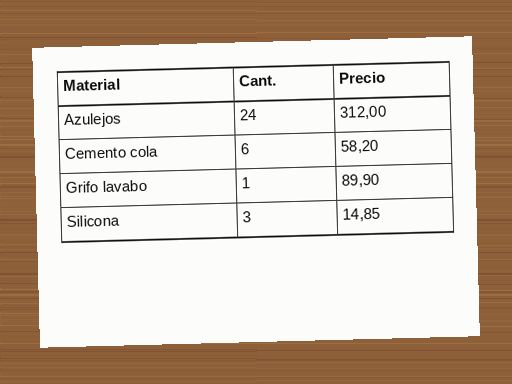
#> input picture crates/pixpin-typesafe/examples/guiones/fotos/o03.jpg, 512 x 384 px
$ python banco.py ../../crates/pixpin-typesafe/examples/guiones/fotos/o02.jpg ../../crates/pixpin-typesafe/examples/guiones/fotos/o03.jpg 5 ../../crates/pixpin-typesafe/examples/guiones/fotos/o03.jpg
#> lines starting #> are read from the running program, lines starting #| are printed output that depends on the picture
"""Banco de Indra para PixPin: imagenes sinteticas en espanol + la muestra del repo.

Uso: python -I banco.py <carpeta_modelos> <carpeta_salida> <hilos> [scan.png]
"""
import json, os, random, resource, sys, time
import numpy as np
from PIL import Image, ImageDraw, ImageFilter, ImageFont

modelos, salida, hilos = sys.argv[1], sys.argv[2], int(sys.argv[3])
extra = sys.argv[4] if len(sys.argv) > 4 else None
os.makedirs(salida, exist_ok=True)
F = "/usr/share/fonts/truetype/liberation/"

PARRAFO = (
    "La evaluación del análisis sísmico de la edificación se realizó con la norma vigente. "
    "Según el informe técnico, el desplazamiento máximo fue de 12,5 cm en el último piso. "
    "Además, la configuración estructural presenta irregularidades en planta y en altura. "
    "El código del proyecto es U20191A543 y la fecha de entrega, el 14 de marzo de 2026. "
    "Por último, se recomienda reforzar las columnas del eje B con encamisado de acero."
)


def envolver(texto, fuente, ancho, d):
    lineas, actual = [], ""
    for p in texto.split():
        prueba = (actual + " " + p).strip()
        if d.textlength(prueba, font=fuente) > ancho and actual:
            lineas.append(actual)
            actual = p
        else:
            actual = prueba
    if actual:
        lineas.append(actual)
    return lineas


def pantalla():
    img = Image.new("RGB", (1280, 720), (245, 246, 248))
    d = ImageDraw.Draw(img)
    d.rectangle((0, 0, 1280, 48), fill=(32, 33, 36))
    f = ImageFont.truetype(F + "LiberationSans-Regular.ttf", 15)
    fb = ImageFont.truetype(F + "LiberationSans-Bold.ttf", 22)
    verdad = []
    d.text((16, 13), "Configuración del sistema", font=ImageFont.truetype(F + "LiberationSans-Regular.ttf", 17), fill=(255, 255, 255))
    verdad.append("Configuración del sistema")
    d.text((40, 80), "Pantalla y brillo", font=fb, fill=(20, 20, 20))
    verdad.append("Pantalla y brillo")
    items = ["Resolución de pantalla: 1920 × 1080 (recomendado)", "Escala y diseño: 125 %",
             "Orientación: horizontal", "Luz nocturna: desactivada hasta las 21:00",
             "Varias pantallas: extender estas pantallas", "Contraseña de la red Wi-Fi: año2026ñandú",
             "Última actualización: miércoles, 22 de octubre de 2026"]
    y = 130
    for it in items:
        d.rounded_rectangle((32, y - 8, 900, y + 30), 6, fill=(255, 255, 255))
        d.text((48, y), it, font=f, fill=(30, 30, 30))
        verdad.append(it)
        y += 52
#> after the loop, verdad = 9 items; y = 494
    # boton claro sobre oscuro
    d.rounded_rectangle((960, 640, 1240, 690), 8, fill=(0, 95, 184))
    d.text((990, 655), "Aplicar cambios", font=fb, fill=(255, 255, 255))
    verdad.append("Aplicar cambios")
    return img, verdad


def codigo():
    img = Image.new("RGB", (1600, 900), (30, 30, 30))
#> img: PIL image 1600x900 RGB; every value is 30
    d = ImageDraw.Draw(img)
    f = ImageFont.truetype(F + "LiberationMono-Regular.ttf", 14)
    lineas = ["fn reconocer(ancho: u32, alto: u32) -> Result<Vec<Linea>, ErrorOcr> {",
              "    // El motor se crea con los idiomas del perfil del usuario.",
              "    let motor = OcrEngine::TryCreateFromUserProfileLanguages()?;",
              "    let necesarios = (ancho as usize).checked_mul(alto as usize);",
              "    println!(\"líneas reconocidas: {}\", lineas.len());",
              "    if lineas.is_empty() { return Err(ErrorOcr::SinIdiomas); }",
              "    Ok(lineas)", "}"] * 4
    y = 20
    for l in lineas:
        d.text((20, y), l, font=f, fill=(212, 212, 212))
        y += 22
#> after the loop, y = 724
    return img, lineas


def pagina(escaneada=False):
#> called with escaneada = False
    img = Image.new("RGB", (1240, 1754), (255, 255, 255))
#> img: PIL image 1240x1754 RGB; every value is 255
    d = ImageDraw.Draw(img)
    ft = ImageFont.truetype(F + "LiberationSerif-Bold.ttf", 34)
    f = ImageFont.truetype(F + "LiberationSerif-Regular.ttf", 24)
    verdad = ["Informe de evaluación estructural"]
    d.text((120, 120), verdad[0], font=ft, fill=(0, 0, 0))
    y = 210
    for _ in range(3):
        for l in envolver(PARRAFO, f, 1000, d):
            d.text((120, y), l, font=f, fill=(0, 0, 0))
            verdad.append(l)
            y += 34
        y += 30
#> after the loop, verdad = 16 items; y = 810
    if escaneada:
        g = np.asarray(img.convert("L")).astype(np.float32)
        h, w = g.shape
        sombra = np.linspace(1.0, 0.72, w)[None, :] * np.linspace(1.0, 0.9, h)[:, None]
        g = g * sombra * 0.93 + np.random.default_rng(1).normal(0, 9, g.shape)
        img = Image.fromarray(np.clip(g, 0, 255).astype(np.uint8)).rotate(1.8, resample=Image.BILINEAR, fillcolor=200)
        img = img.filter(ImageFilter.GaussianBlur(0.8)).resize((930, 1316), Image.BILINEAR)
    return img, verdad


def cer(ref, hip):
    a, b = ref, hip
    prev = list(range(len(b) + 1))
    for i in range(1, len(a) + 1):
        cur = [i] + [0] * len(b)
        for j in range(1, len(b) + 1):
            cur[j] = min(prev[j] + 1, cur[j - 1] + 1, prev[j - 1] + (a[i - 1] != b[j - 1]))
        prev = cur
    return prev[-1] / max(1, len(a))


def norm(lineas):
    return " ".join(" ".join(lineas).split())


casos = [("pantalla", *pantalla()), ("codigo", *codigo()), ("pagina", *pagina()), ("escaneada", *pagina(True))]
#> call 2 of pagina, with escaneada = True
#> in pagina (call 2), `g = np.asarray(img.convert("L")).astype(np.float32)`:
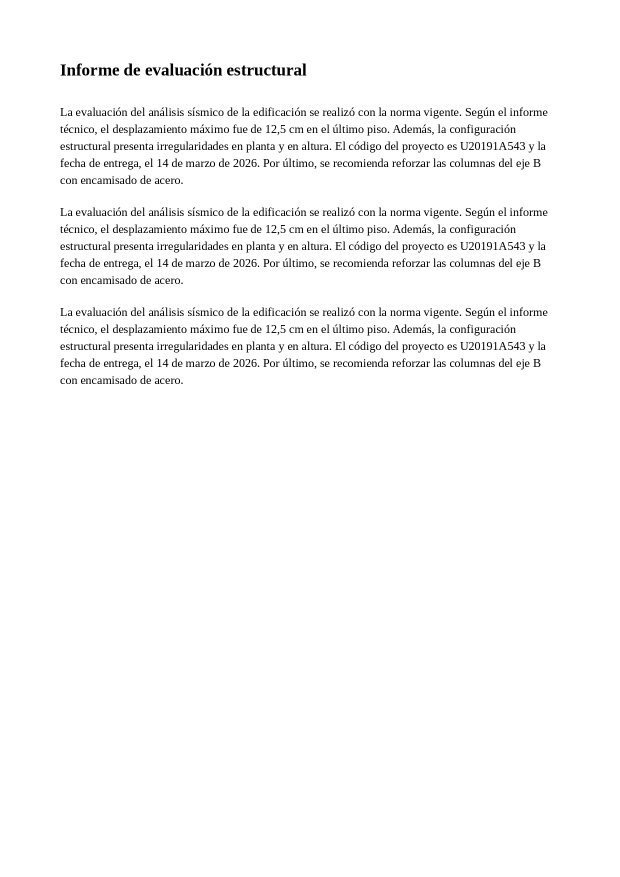
#> g: shape (1754, 1240) float32 (shown at 1/2 size); min 0, max 255, mean 249
#> in pagina (call 2), `g = g * sombra * 0.93 + np.random.default_rng(1).normal(0, 9, g.shape)`:
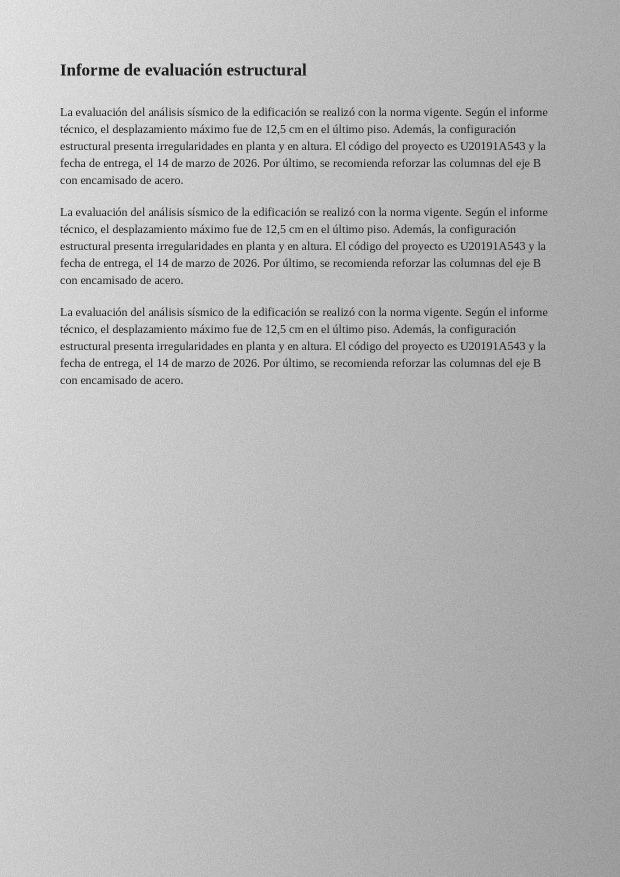
#> g: shape (1754, 1240) float64 (shown at 1/2 size); min -35.84, max 274.9, mean 189; drawn with min black and max white
#> in pagina (call 2), `img = Image.fromarray(np.clip(g, 0, 255).astype(np.uint8)).rotate(1.8,..`:
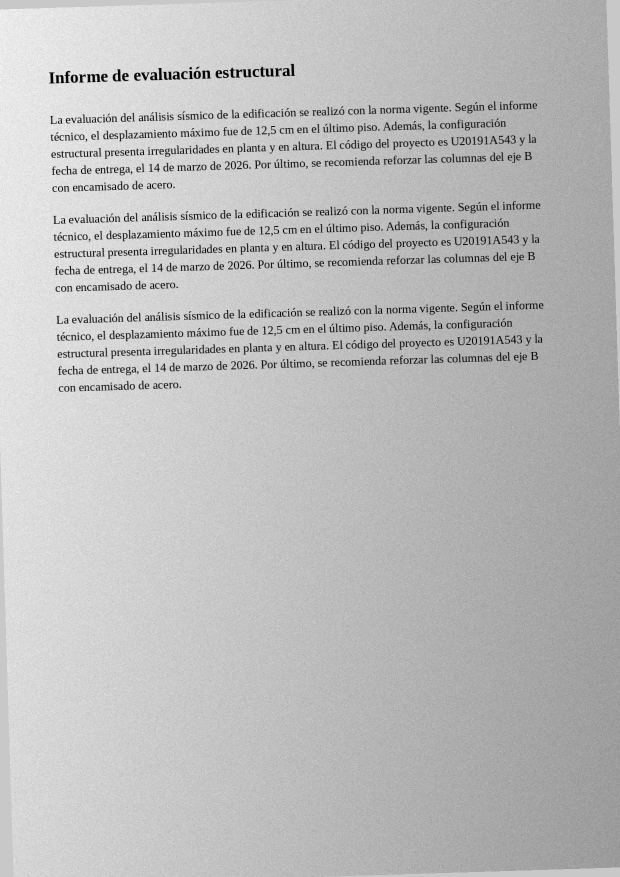
#> img: PIL image 1240x1754 L (shown at 1/2 size); min 0, max 254, mean 188.1
if extra:
    casos.append(("muestra_repo", Image.open(extra), None))

import indra_ocr

t0 = time.perf_counter()
#> (the run stopped early here; a loop or call above may not have finished)
